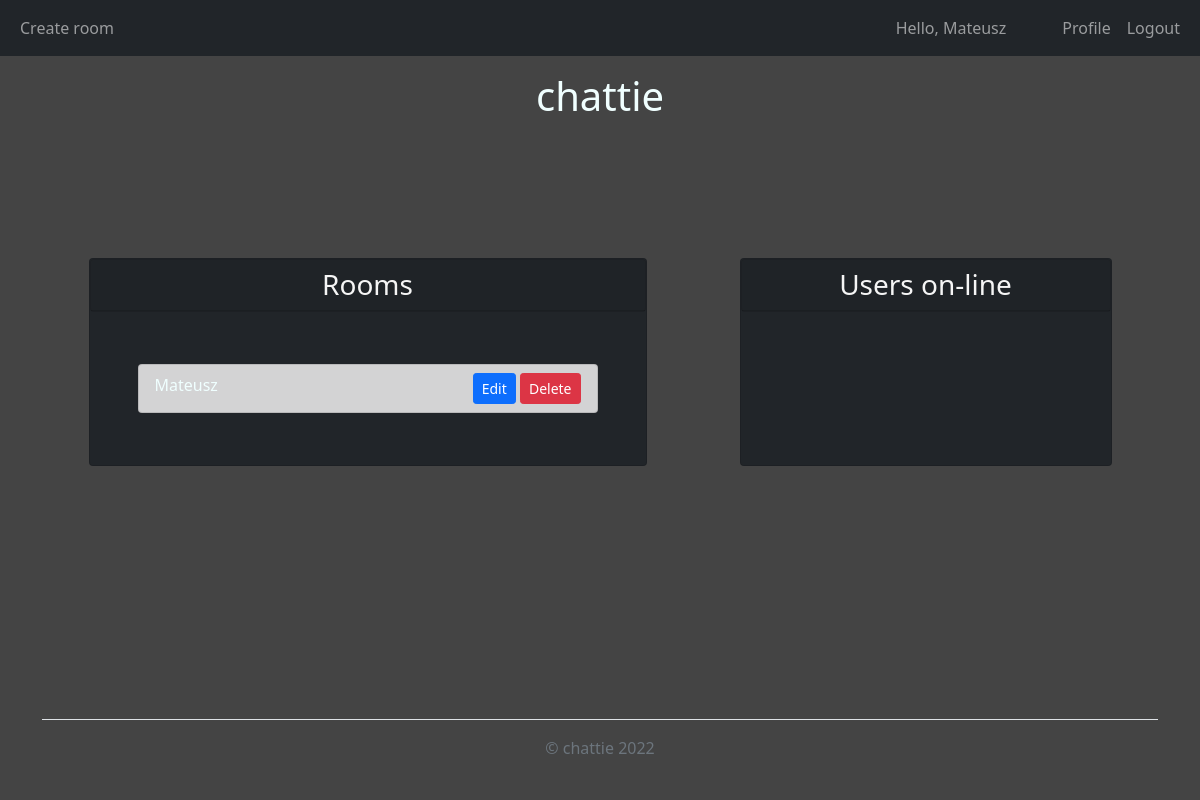
Page / (signed in) on the earlier database version.
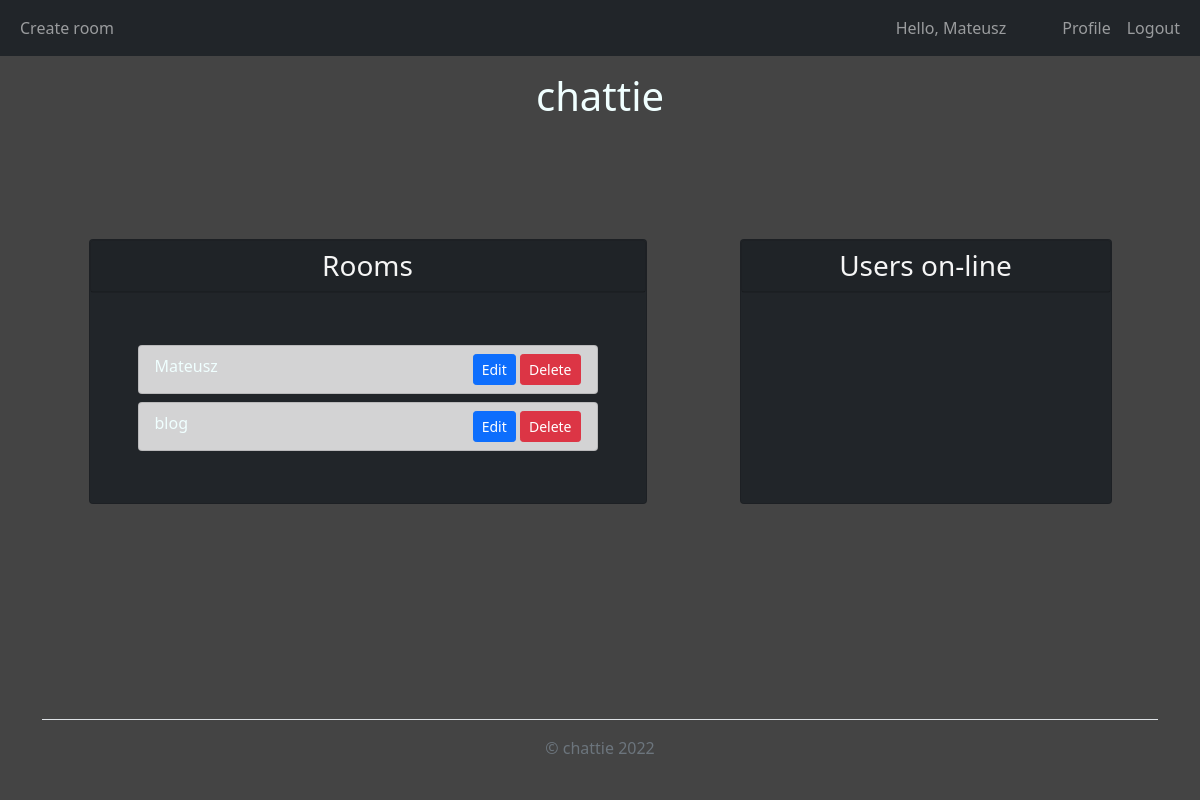
Same page on the later database version.
### chattie/models.py (models this page shows, shortened)
class TimestampMixin():
    created = db.Column(
        db.DateTime,
        nullable=False,
        default=datetime.utcnow)
    updated = db.Column(db.DateTime,
                        onupdate=datetime.utcnow)

class User(db.Model, UserMixin, TimestampMixin):
    __tablename__ = 'user'
    id = db.Column(db.Integer,
                   primary_key=True)
    username = db.Column(db.String(20),
                         unique=True,
                         nullable=False)
    email = db.Column(db.String(120),
                      unique=True,
                      nullable=False)
    image_file = db.Column(db.String(20),
                           nullable=False,
                           default='default.jpg')
    password = db.Column(db.String(60),
                         nullable=False)
    rooms_created = db.relationship('Room',
                                    backref='creator',
                                    lazy=True)
    messages_sent = db.relationship('Message',
                                    backref='author',
                                    lazy=True)

class Room(db.Model, TimestampMixin):
    __tablename__ = 'room'
    id = db.Column(db.Integer,
                   primary_key=True)
    name = db.Column(db.String(20),
                     nullable=False,
                     unique=True)
    creator_id = db.Column(db.Integer,
                           db.ForeignKey('user.id'),
                           nullable=False)
    participants = db.relationship('User',
                                   secondary=user_identifier)
    messages = db.relationship('Message',
                               backref='room_with_messages',
                               lazy=True,
                               cascade="all, delete")

### chattie/main/routes.py (the view)
@main.route("/")
def home():
    if not current_user.is_authenticated:
        return redirect(url_for('users.login'))
    rooms = Room.query.all()
    global clients
    return render_template('home.html',
                           title='home',
                           rooms=rooms,
                           clients=clients)

### chattie/models.py (called while the page is built)
@login_manager.user_loader
def load_user(user_id):
    return User.query.get(int(user_id))

### chattie/templates/home.html (shortened to what this page needs)
{% extends "main.html" %}
{% block content %}
<div class="container d-flex justify-content-around my-auto">
    <div class="card col-md-6 bg-dark">
        <div class="card text-center bg-dark">
            <h3 class=" fw-normal card-text card-header ">Rooms</h3>
        </div>
        <div class="p-5">
        {% for room in rooms %}
        <div class="list-group">
            <div class="list-group-item list-group-item-action list-group-item-dark my-1 d-flex justify-content-between">
                <a id="{{ room.name }}" class="room_join" href="{{ url_for('chats.room', room_name=room.name) }}" >{{ room.name }}</a>
                {% if room.creator_id == current_user.id %}
                <div>
                    <a class="btn btn-primary btn-sm" href="{{ url_for('chats.update_room', room_name=room.name) }}" role="button">Edit</a>
                    <a class="btn btn-danger btn-sm" href="{{ url_for('chats.delete_room', room_name=room.name) }}" role="button">Delete</a>
                </div>
                {% endif %}
            </div>
        </div>
        {% endfor %}
        </div>
    </div>
    <div class="card col-md-4 bg-dark">
        <div class="card text-center bg-dark">
            <h3 class=" fw-normal card-text card-header">Users on-line</h3>
        </div>
        <div class="p-5" id="users">
        </div>
    </div>
</div>
{% endblock %}

### chattie/templates/main.html (shortened to what this page needs)
<!DOCTYPE html>
<html lang="en">
<head>
    <link href="https://cdn.jsdelivr.net/npm/bootstrap@5.1.3/dist/css/bootstrap.min.css" rel="stylesheet">
    <link rel="stylesheet" type="text/css" href="{{ url_for('static', filename='css/main.css') }}">
</head>
<body class='d-flex flex-column min-vh-100'>
    {% include "layout/navbar.html" %}
    {% include "layout/logo.html" %}
        {% block content %}
        {% endblock %}
    {% include "layout/footer.html" %}
</body>
</html>

### chattie/templates/layout/navbar.html (shortened to what this page needs)
{% if current_user.is_authenticated %}
  <nav class="navbar navbar-expand-lg navbar-dark  bg-dark">
    <div class="container-fluid">
      <div class="collapse navbar-collapse" id="navbarSupportedContent">
      <ul class="navbar-nav me-auto mb-2 mb-lg-0">
        <li class='nav-item'>
          <a class='nav-link' href="{{ url_for('chats.create_room') }}">Create room</a>
        </li>
      </ul>
        <ul class="navbar-nav ms-auto mb-2 mb-lg-0">
          <li>
            <p class="navbar-text me-5 my-auto">Hello, {{current_user.username}}</p>
          </li>
          <li class="nav-item">
            <a class="nav-link" href="#">Profile</a>
          </li>
          <li>
            <a class="nav-link" href="{{ url_for('users.logout') }}">Logout</a>
          </li>
        </ul>
      </div>
    </div>
  </nav>
{% endif %}

### chattie/templates/layout/logo.html
<div id="logo" class="my-3">
    <h1><a href="/">chattie</a></h1>
</div>

### chattie/templates/layout/footer.html
<div class="container mt-auto">
  <footer class="d-flex flex-wrap py-3 my-4 border-top">
    <div class="col-md-12 d-flex">
      <div class="text-muted ms-auto me-auto">© chattie 2022</div>
    </div>
  </footer>
</div>

### chattie/static/css/main.css (style rules this page uses)
body { background-color: #444; color: whitesmoke; }
#logo { text-align: center; }
a { color: azure; text-decoration: none; }

Differences in the rows shown:
added Room: name "blog"
